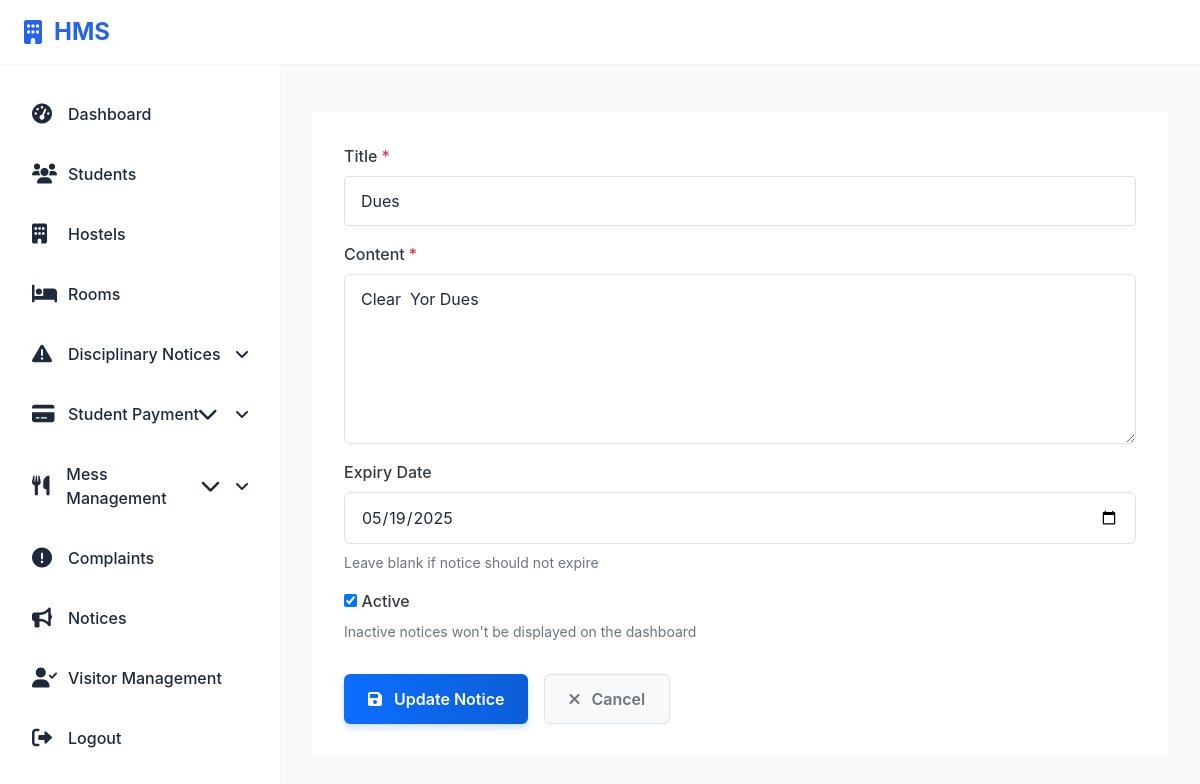
Screenshot of /hostel/admin/notice/56/edit/ (signed in) with the database file from the repository.
### hostel/models.py (models this page shows, shortened)
class NoticeBoard(models.Model):
    Notice_ID = models.AutoField(primary_key=True)
    Title = models.CharField(max_length=255)
    Content = models.TextField()
    Created_At = models.DateTimeField(auto_now_add=True)
    Expiry_Date = models.DateTimeField(null=True, blank=True)
    Admin_ID = models.ForeignKey(Admin, on_delete=models.CASCADE)
    Is_Active = models.BooleanField(default=True)

### hostel/views.py (the view, shortened to what this page needs)
# urls.py: path('admin/notice/<int:notice_id>/edit/', views.edit_notice, name='edit_notice'),
@login_required
def edit_notice(request, notice_id):
    if not request.user.is_staff:
        return redirect('student_dashboard')  # Redirect non-admin users to their dashboard
    try:
        notice = NoticeBoard.objects.get(Notice_ID=notice_id)
        return render(request, 'notice_complaint_management/edit_notice.html', {'notice': notice})
    except NoticeBoard.DoesNotExist:
        messages.error(request, 'Notice not found!')
        return redirect('list_of_notices')

### hostel/templates/notice_complaint_management/edit_notice.html (shortened to what this page needs)
{% extends 'base.html' %}
{% load static %}
{% block content %}
<div class="content-wrapper py-4">
    <div class="container-fluid">
            <div class="notice-body">
                <form method="post" action="{% url 'edit_notice' notice.Notice_ID %}">
                    <div class="form-group mb-4">
                        <label for="title" class="form-label">Title<span class="required-asterisk">*</span></label>
                        <input type="text" class="form-control" id="title" name="title" required value="{{ notice.Title }}" placeholder="Enter notice title">
                    </div>
                    <div class="form-group mb-4">
                        <label for="content" class="form-label">Content<span class="required-asterisk">*</span></label>
                        <textarea class="form-control" id="content" name="content" rows="6" required placeholder="Enter notice content">{{ notice.Content }}</textarea>
                    </div>
                    <div class="form-group mb-4">
                        <label for="expiry_date" class="form-label">Expiry Date</label>
                        <input type="date" class="form-control" id="expiry_date" name="expiry_date"
                               value="{% if notice.Expiry_Date %}{{ notice.Expiry_Date|date:'Y-m-d' }}{% endif %}">
                        <small class="form-text">Leave blank if notice should not expire</small>
                    </div>
                    <div class="form-group mb-4">
                        <div class="custom-control custom-switch">
                            <input type="checkbox" class="custom-control-input" id="is_active" name="is_active"
                                   {% if notice.Is_Active %}checked{% endif %}>
                            <label class="custom-control-label" for="is_active">Active</label>
                        </div>
                        <small class="form-text">Inactive notices won't be displayed on the dashboard</small>
                    </div>
                    <div class="action-buttons">
                        <button type="submit" class="btn btn-primary btn-save">
                            <i class="fas fa-save mr-2"></i> Update Notice
                        </button>
                        <a href="{% url 'view_notice' notice.Notice_ID %}" class="btn btn-cancel">
                            <i class="fas fa-times mr-2"></i> Cancel
                        </a>
                    </div>
                </form>
            </div>
        </div>
    </div>
{% endblock %}

### hostel/static/css/showcase_notice.css (style rules this page uses)
:root { --primary-color: #4a6fdc; --primary-hover: #3d5cba; --success-color: #28a745; --danger-color: #dc3545; --warning-color: #ffc107; --light-gray: #f8f9fa; --medium-gray: #e9ecef; --dark-gray: #343a40; --border-color: #dee2e6; --shadow: 0 0.125rem 0.25rem rgba(0, 0, 0, 0.075); --transition: all 0.2s ease-in-out; }
.form-group { display: flex; flex-direction: column; }
.form-group label { margin-bottom: 0.5rem; font-weight: 500; color: var(--dark-gray); }
.form-control, input[type="text"], input[type="file"], textarea, select { padding: 0.75rem 1rem; border: 1px solid var(--border-color); border-radius: 0.25rem; font-size: 1rem; width: 100%; transition: var(--transition); }
textarea { min-height: 150px; resize: vertical; }
.btn { display: inline-block; font-weight: 500; text-align: center; white-space: nowrap; vertical-align: middle; user-select: none; border: 1px solid transparent; padding: 0.75rem 1.5rem; font-size: 1rem; line-height: 1.5; border-radius: 0.25rem; transition: var(--transition); cursor: pointer; }
.btn-primary { color: white; background-color: var(--primary-color); border-color: var(--primary-color); }

### hostel/static/css/admin_showcasenotices.css (style rules this page uses)
.btn { padding: 0.375rem 0.75rem; border-radius: 0.25rem; font-weight: 500; text-align: center; vertical-align: middle; cursor: pointer; transition: color 0.15s ease-in-out, background-color 0.15s ease-in-out, border-color 0.15s ease-in-out, box-shadow 0.15s ease-in-out; }
.action-buttons { display: flex; gap: 0.5rem; }

### hostel/templates/base.html (style rules this page uses)
:root { --primary-color: #2563eb; --background-color: #f8fafc; --text-color: #1e293b; --sidebar-width: 280px; --header-height: 64px; --shadow-sm: 0 1px 2px 0 rgb(0 0 0 / 0.05); }
* { margin: 0; padding: 0; box-sizing: border-box; }
body { font-family: 'Inter', system-ui, -apple-system, sans-serif; background: var(--background-color); color: var(--text-color); min-height: 100vh; position: relative; }

### hostel/templates/notice_complaint_management/edit_notice.html (style rules this page uses)
.notice-body { padding: 2rem; background-color: white; border-radius: 0 0 8px 8px; }
.form-control { border-radius: 6px; padding: 0.75rem 1rem; border: 1px solid #dee2e6; transition: all 0.3s; }
textarea.form-control { min-height: 150px; }
.form-label { font-weight: 600; color: #495057; margin-bottom: 0.5rem; }
.required-asterisk { color: #dc3545; margin-left: 4px; }
.form-text { color: #6c757d; font-size: 0.875rem; margin-top: 0.5rem; }
.action-buttons { display: flex; gap: 1rem; margin-top: 2rem; }
.btn-save { background: linear-gradient(to right, #0d6efd, #0b5ed7); border: none; padding: 0.75rem 1.5rem; border-radius: 6px; font-weight: 600; transition: all 0.3s; box-shadow: 0 4px 6px rgba(13, 110, 253, 0.2); }
.btn-cancel { background-color: #f8f9fa; border: 1px solid #dee2e6; color: #6c757d; padding: 0.75rem 1.5rem; border-radius: 6px; font-weight: 600; transition: all 0.3s; }
.custom-switch .custom-control-label::before { width: 2.5rem; height: 1.25rem; border-radius: 1rem; }
.custom-switch .custom-control-input:checked ~ .custom-control-label::before { background-color: #0d6efd; border-color: #0d6efd; }
.custom-switch .custom-control-label::after { top: calc(0.25rem + 2px); left: calc(-2.5rem + 2px); width: calc(1.25rem - 4px); height: calc(1.25rem - 4px); border-radius: 50%; }
.custom-switch .custom-control-input:checked ~ .custom-control-label::after { transform: translateX(1.25rem); }

### rows the page displays
NoticeBoard: title "Dues", content "Clear Yor Dues", expiry_date "05/19/2025", Is_Active "☑"
